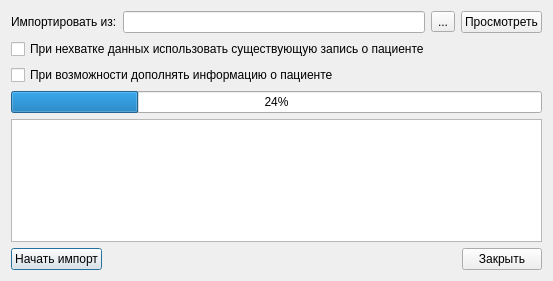
<?xml version="1.0" encoding="UTF-8"?>
<ui version="4.0">
 <class>ImportEISOMSFull</class>
 <widget class="QDialog" name="ImportEISOMSFull">
  <property name="geometry">
   <rect>
    <x>0</x>
    <y>0</y>
    <width>553</width>
    <height>281</height>
   </rect>
  </property>
  <property name="windowTitle">
   <string>Dialog</string>
  </property>
  <layout class="QGridLayout" name="gridLayout">
   <item row="6" column="0">
    <widget class="QPushButton" name="btnImport">
     <property name="text">
      <string>Начать импорт</string>
     </property>
    </widget>
   </item>
   <item row="0" column="0" colspan="3">
    <layout class="QHBoxLayout" name="horizontalLayout">
     <item>
      <widget class="QLabel" name="label">
       <property name="text">
        <string>Импортировать из:</string>
       </property>
      </widget>
     </item>
     <item>
      <widget class="QLineEdit" name="edtFileName"/>
     </item>
     <item>
      <widget class="QToolButton" name="btnSelectFile">
       <property name="text">
        <string>...</string>
       </property>
      </widget>
     </item>
     <item>
      <widget class="QPushButton" name="btnView">
       <property name="text">
        <string>Просмотреть</string>
       </property>
      </widget>
     </item>
    </layout>
   </item>
   <item row="5" column="0">
    <spacer name="verticalSpacer">
     <property name="orientation">
      <enum>Qt::Vertical</enum>
     </property>
     <property name="sizeHint" stdset="0">
      <size>
       <width>20</width>
       <height>0</height>
      </size>
     </property>
    </spacer>
   </item>
   <item row="6" column="1">
    <spacer name="horizontalSpacer">
     <property name="orientation">
      <enum>Qt::Horizontal</enum>
     </property>
     <property name="sizeHint" stdset="0">
      <size>
       <width>283</width>
       <height>20</height>
      </size>
     </property>
    </spacer>
   </item>
   <item row="3" column="0" colspan="3">
    <widget class="QProgressBar" name="progressBar">
     <property name="value">
      <number>24</number>
     </property>
    </widget>
   </item>
   <item row="6" column="2">
    <widget class="QPushButton" name="btnClose">
     <property name="text">
      <string>Закрыть</string>
     </property>
    </widget>
   </item>
   <item row="4" column="0" colspan="3">
    <widget class="QTextBrowser" name="log"/>
   </item>
   <item row="1" column="0" colspan="3">
    <widget class="QCheckBox" name="chkConnectUnverified">
     <property name="toolTip">
      <string>Если найдено совпадение по ФИО, полу и дате рождения и нет других данных для сравнения, не создавать нового пациента</string>
     </property>
     <property name="text">
      <string>При нехватке данных использовать существующую запись о пациенте</string>
     </property>
    </widget>
   </item>
   <item row="2" column="0" colspan="3">
    <widget class="QCheckBox" name="chkUpdateClientInfo">
     <property name="toolTip">
      <string>Дополнить отсутствующие в БД записи о документе или полисе</string>
     </property>
     <property name="text">
      <string>При возможности дополнять информацию о пациенте</string>
     </property>
    </widget>
   </item>
  </layout>
 </widget>
 <resources/>
 <connections/>
</ui>
